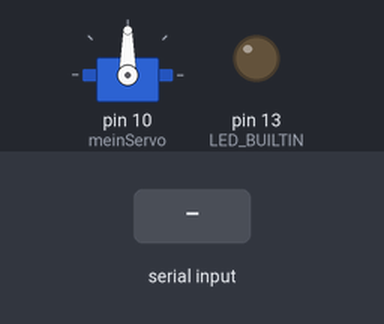
Simulated run of this sketch. Board: Arduino Uno, built with avr-gcc and run on an emulated ATmega328P. Parts: servo, output pins drawn as LEDs (lit = HIGH). The inputs (shaded band) are chosen by the test bench.

Above: at 1.2 s.
1.3 s: "1" received over Serial
At 3.6 s:
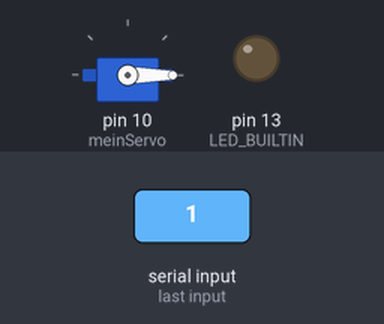
Timing chart, 0 to 5.1 s (numbered marks = the images above; inputs shaded):
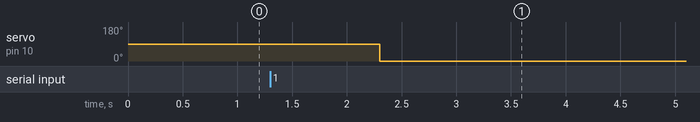

Measured:
- after the input at 1.3 s, servo on pin 10 (meinServo): 90° → 0° after 1.0 s

The sketch:

ArduinoSketch.ino
```cpp
#include <Servo.h>

char serialData;
String inputString = "";
Servo meinServo;

void setup() {
  pinMode(LED_BUILTIN, OUTPUT);
  Serial.begin(9600);
  inputString.reserve(200);
  meinServo.attach(10);

}

void loop() {

}

void serialEvent(){
  inputString = "";
  while (Serial.available()){
    char inChar = (char)Serial.read(); //Lies den neuen Byte ein und parse in in einen Char
    inputString += inChar;
  }
  if (inputString == "1"){
     meinServo.write(90);
     delay(1000);
     meinServo.write(0);
  }
}
```
